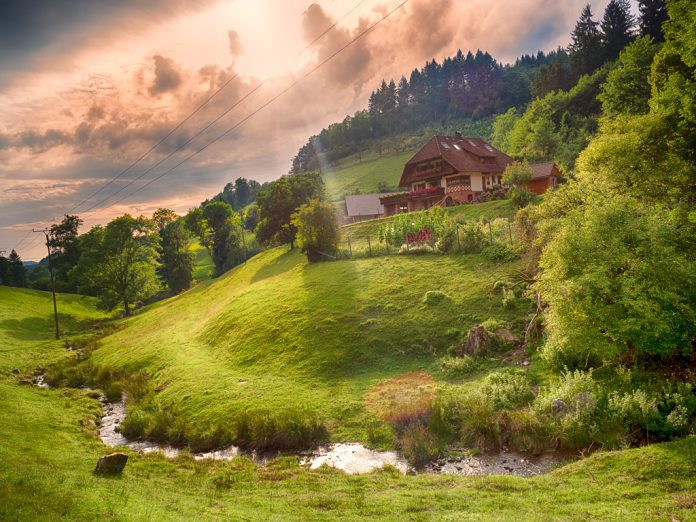
#> input picture manzara.jpg, 696 x 522 px
$ python Negatif.py
#> lines starting #> are read from the running program, lines starting #| are printed output that depends on the picture
import cv2
import matplotlib.pyplot as plt

img_bgr=cv2.imread('manzara.jpg', 1)
#> img_bgr is the input picture: shape (522, 696, 3); mean B, G, R 66.3, 123.3, 135
img_neg=1 - img_bgr
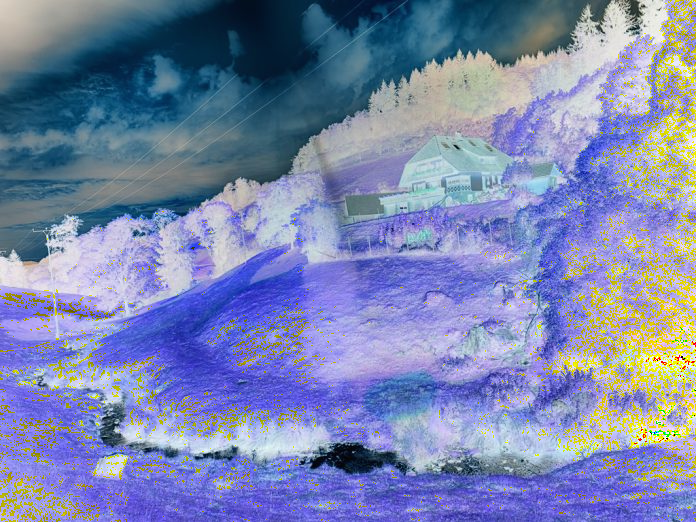
#> img_neg: shape (522, 696, 3); mean B, G, R 174.6, 133.6, 121.8
gray = cv2.imread('manzara.jpg',0)
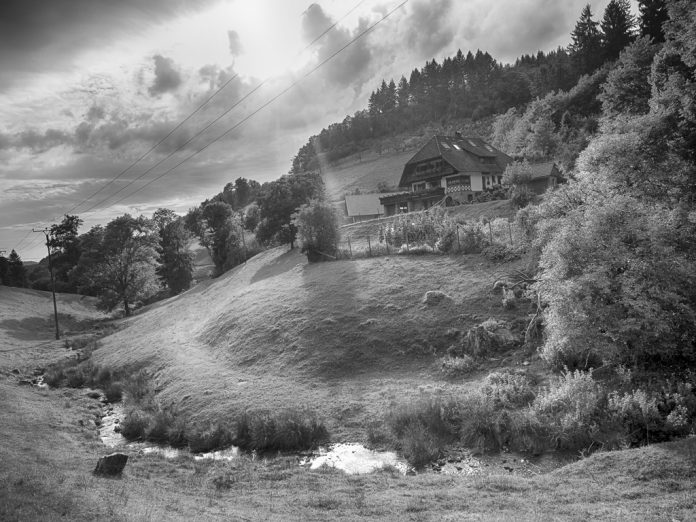
#> gray: shape (522, 696); min 0, max 255, mean 120.3
gray_negative = abs(255-gray)
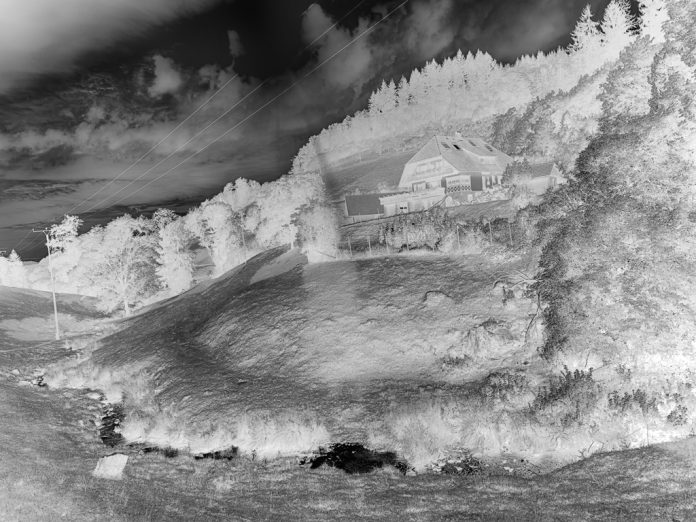
#> gray_negative: shape (522, 696); min 0, max 255, mean 134.7
imgs=[img_bgr, gray, img_neg, gray_negative]
title=['renkli','gri','renkli negatif','gri negatif']

plt.subplot(2,2,1), plt.title(title[0])
plt.imshow(imgs[0]), plt.xticks([]), plt.yticks([])

plt.subplot(2,2,2), plt.title(title[0])
plt.imshow(imgs[1], cmap='gray'), plt.xticks([]), plt.yticks([])

plt.subplot(2,2,3), plt.title(title[0])
plt.imshow(imgs[2]), plt.xticks([]), plt.yticks([])

plt.subplot(2,2,4), plt.title(title[0])
plt.imshow(imgs[3], cmap='gray'), plt.xticks([]), plt.yticks([])

plt.show()
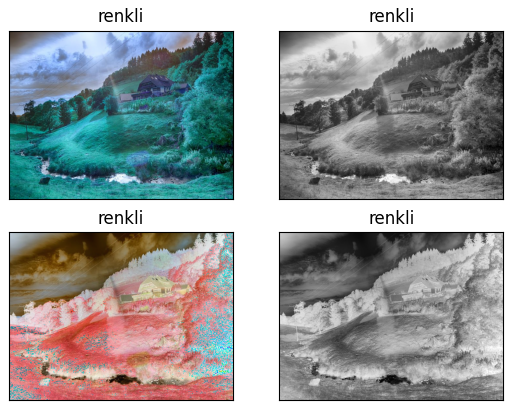
#> figure drawn by matplotlib, 4 panels; B, G, R data is drawn as R, G, B
